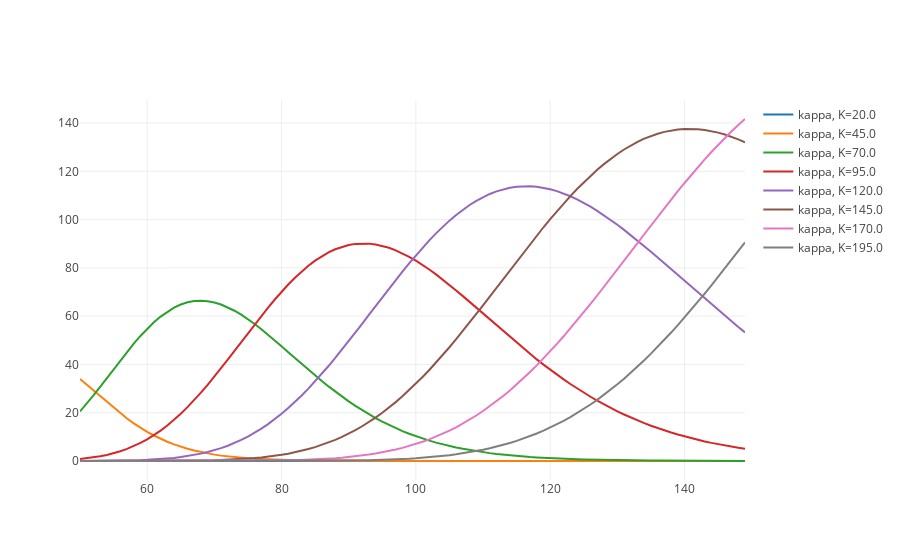

Notebook code cell kept with this figure:
### Code cell
sigma = 0.2
r = 0.05
T = 1 
K = 100

S0 = np.arange(50.0, 150.0, 1)
Ks = np.arange(20.0, 200.0, 25)

data = [go.Scatter(
    x = S0,
    y = kappa_call(S0, K, r, sigma, T),    
    mode = 'line',
    name = 'kappa, K={}'.format(K)
) for K in Ks]

iplot(data, filename='scatter-mode')
